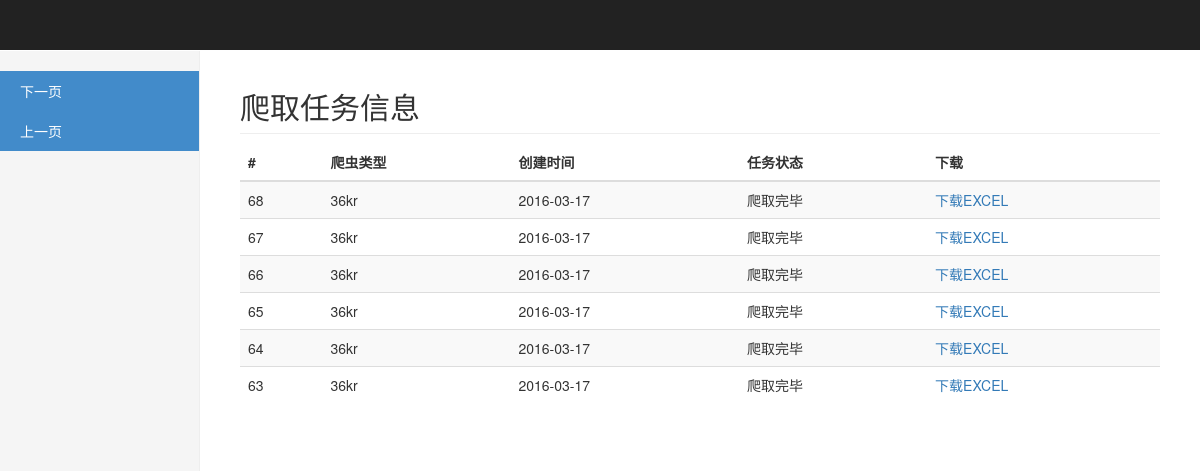
The page /pages?page=20 on the database its author committed.
### tables this page shows
CREATE TABLE crawler_task(
    id INTEGER PRIMARY KEY AUTOINCREMENT,
    crawler_spider VARCHAR(64),
    create_time TimeStamp NOT NULL DEFAULT CURRENT_TIMESTAMP,
    state varchar(1)
);

### web/server.py (the view)
@app.route('/')
@app.route('/pages')
def index():
    page = request.args.get('page', '0')
    sqlite3db = Sqlite3DB()
    tasks = sqlite3db.find_task_by_limit(page)
    return render_template('list.html', list=tasks, pre=0 if int(page) - 20 < 0 else int(page) - 20,
                           next=int(page) + 20)

### db/databases.py (called while the page is built)
    def find_task_by_limit(self, limit):
        sql = "select id,crawler_spider,date(create_time) as today ,state from crawler_task order by id desc limit %s,%s" % (limit, 20)
        cursor = self.connection.cursor()
        cursor.execute(sql)
        tasks = []
        for record in cursor.fetchall():
            task = dict()
            task['id'] = record[0]
            task['crawler_spider'] = record[1]
            task['today'] = record[2]
            task['state'] = record[3]
            tasks.append(task)
        cursor.close()
        return tasks

### web/templates/list.html (shortened to what this page needs)
<!DOCTYPE html>
<html lang="zh-CN">
<head>
    <link href="{{url_for('static', filename='bootstrap.css')}}" rel="stylesheet">
    <link href="{{url_for('static', filename='dashboard.css')}}" rel="stylesheet">
</head>
<body>
<nav class="navbar navbar-inverse navbar-fixed-top">
</nav>
<div class="container-fluid">
    <div class="row">
        <div class="col-sm-3 col-md-2 sidebar">
            <ul class="nav nav-sidebar">
                <li class="active"><a href="pages?page={{next}}">下一页</a></li>
                <li class="active"><a href="pages?page={{pre}}">上一页</a></li>
            </ul>
        </div>
        <div class="col-sm-9 col-sm-offset-3 col-md-10 col-md-offset-2 main">
            <h2 class="sub-header">爬取任务信息</h2>
            <div class="table-responsive">
                <table class="table table-striped">
                    <thead>
                    <tr>
                        <th>#</th>
                        <th>爬虫类型</th>
                        <th>创建时间</th>
                        <th>任务状态</th>
                        <th>下载</th>
                    </tr>
                    </thead>
                    <tbody>
                    {% for item in list %}
                    <tr>
                        <td>{{item.id}}</td>
                        <td>{{item.crawler_spider}}</td>
                        <td>{{item.today}}</td>
                        <td>{% if item.state == 1 %}
                            爬取中
                            {% else %}爬取完毕{% endif %}
                        </td>
                        <td><a href="download/{{item.crawler_spider}}/{{item.today}}" style="cursor">下载EXCEL</a>
                    </tr>
                    {% endfor %}
                    </tbody>
                </table>
            </div>
        </div>
    </div>
</div>
</body>
</html>

### web/static/dashboard.css (style rules this page uses)
body { padding-top: 50px; }
.sub-header { padding-bottom: 10px; border-bottom: 1px solid #eee; }
.navbar-fixed-top { border: 0; }
.sidebar { display: none; }
@media (min-width: 768px) { .sidebar { position: fixed; top: 51px; bottom: 0; left: 0; z-index: 1000; display: block; padding: 20px; overflow-x: hidden; overflow-y: auto; background-color: #f5f5f5; border-right: 1px solid #eee; } }
.nav-sidebar { margin-right: -21px; margin-bottom: 20px; margin-left: -20px; }
.nav-sidebar > li > a { padding-right: 20px; padding-left: 20px; }
.nav-sidebar > .active > a, .nav-sidebar > .active > a:hover, .nav-sidebar > .active > a:focus { color: #fff; background-color: #428bca; }
.main { padding: 20px; }
@media (min-width: 768px) { .main { padding-right: 40px; padding-left: 40px; } }

### rows shown on the page
crawler_task: id "68", crawler_spider "36kr", today "2016-03-17", state "爬取完毕"
crawler_task: id "67", crawler_spider "36kr", today "2016-03-17", state "爬取完毕"
crawler_task: id "66", crawler_spider "36kr", today "2016-03-17", state "爬取完毕"
crawler_task: id "65", crawler_spider "36kr", today "2016-03-17", state "爬取完毕"
crawler_task: id "64", crawler_spider "36kr", today "2016-03-17", state "爬取完毕"
crawler_task: id "63", crawler_spider "36kr", today "2016-03-17", state "爬取完毕"
